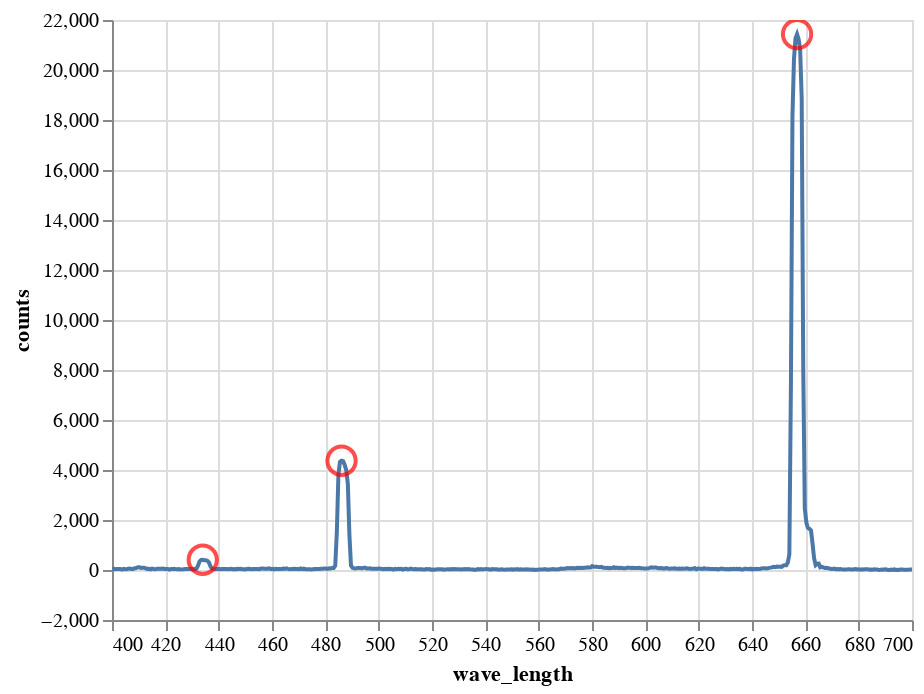

The notebook cell this image was saved under:
### Code cell
spectrum = pd.DataFrame({
    'wave_length': wave_length,
    'counts': counts
})
spectrum['color'] = spectrum.wave_length.apply(wavelength_to_rgb).apply( rgb2hex )

graph = alt.Chart(spectrum).mark_line().encode(
    x=alt.X('wave_length', scale=alt.Scale(domain=[400, 700])),
    y=alt.Y('counts'),
    tooltip=['wave_length', 'counts']
).interactive();

callout = alt.Chart(spectrum.iloc[peaks]).mark_point(
    color='red', size=200, tooltip="Tooltip text here"
).encode(
    x='wave_length',
    y='counts'
);

graph + callout

### Figure 1 — Vega-Lite specification as saved in the notebook (floating-point values rounded to 4 significant figures; data arrays with more than 128 entries replaced by an {"elided": "..."} marker saying what was removed)
{"config": {"view": {"continuousWidth": 400, "continuousHeight": 300}}, "layer": [{"data": {"name": "data-33afea294f29ad30d1ac28c62aad7b02"}, "mark": "line", "encoding": {"tooltip": [{"field": "wave_length", "type": "quantitative"}, {"field": "counts", "type": "quantitative"}], "x": {"field": "wave_length", "scale": {"domain": [400, 700]}, "type": "quantitative"}, "y": {"field": "counts", "type": "quantitative"}}, "selection": {"selector002": {"type": "interval", "bind": "scales", "encodings": ["x", "y"]}}}, {"data": {"name": "data-4e158cf3c26117928e281163bc49cf32"}, "mark": {"type": "point", "color": "red", "size": 200, "tooltip": "Tooltip text here"}, "encoding": {"x": {"field": "wave_length", "type": "quantitative"}, "y": {"field": "counts", "type": "quantitative"}}}], "$schema": "https://vega.github.io/schema/vega-lite/v4.17.0.json", "datasets": {"data-33afea294f29ad30d1ac28c62aad7b02": {"elided": "1602 records"}, "data-4e158cf3c26117928e281163bc49cf32": [{"wave_length": 434.0, "counts": 409.4, "color": "#2500f0"}, {"wave_length": 486.1, "counts": 4370.0, "color": "#00eeff"}, {"wave_length": 656.9, "counts": 21430.0, "color": "#ee0000"}]}}
